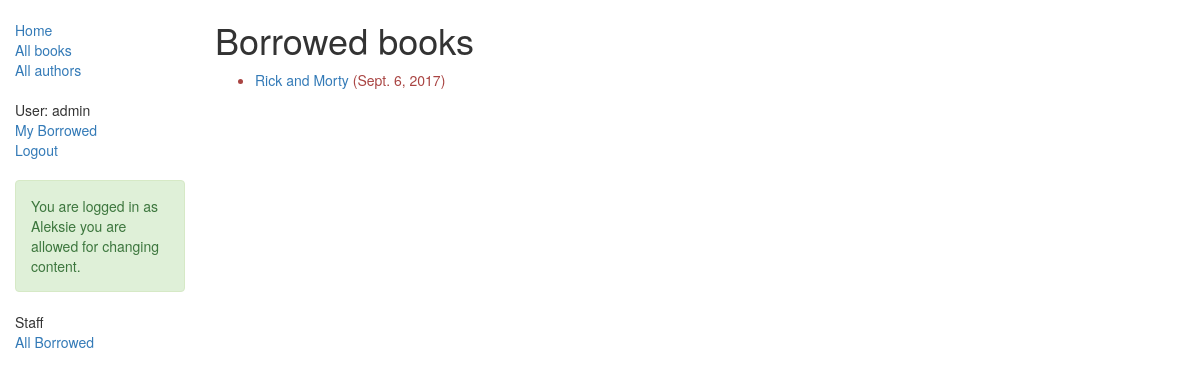
Page /mybooks/ (signed in) on the earlier database version.
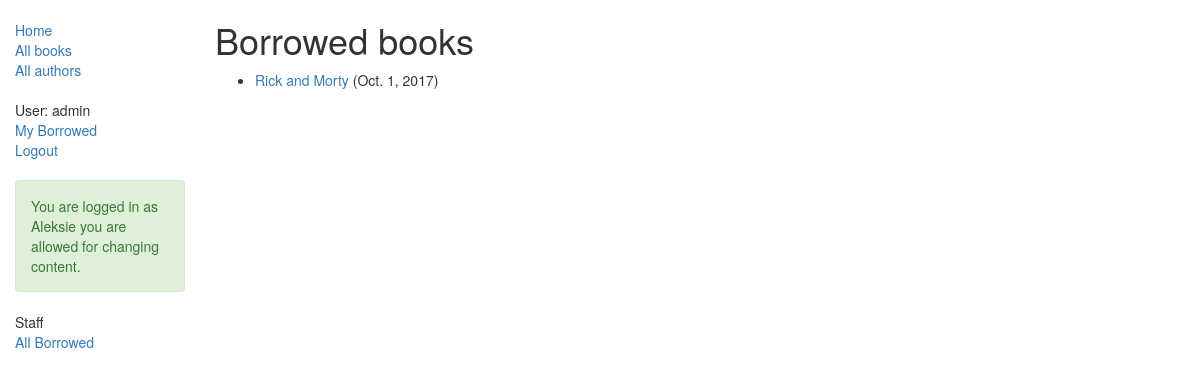
Same page on the later database version.
### catalog/models.py (models this page shows, shortened)
class BookInstance(models.Model):
    id = models.UUIDField(primary_key=True, default=uuid.uuid4, help_text="Unique ID for this particular book across whole library")
    book = models.ForeignKey('Book', on_delete=models.SET_NULL, null=True)
    borrower = models.ForeignKey(User, on_delete=models.SET_NULL, null=True, blank=True)
    imprint = models.CharField(max_length=200)
    due_back = models.DateField(null=True, blank=True)
    LOAN_STATUS = (
        ('m', 'Maintenance'),
        ('o', 'On loan'),
        ('a', 'Available'),
        ('r', 'Reserved'),
    )
    status = models.CharField(max_length=1, choices=LOAN_STATUS, blank=True, default='m', help_text='Book availability')
    class Meta:
        ordering = ["due_back"]
        permissions = (("can_mark_returned", "Set book as returned"),)
    @property
    def is_overdue(self):
        if self.due_back and date.today() > self.due_back:
            return True
        return False

class Book(models.Model):
    title = models.CharField(max_length=200)
    author = models.ForeignKey('Author', on_delete=models.SET_NULL, null=True)
    summary = models.TextField(max_length=1000, help_text="Enter a brief description of the book")
    isbn = models.CharField('ISBN',max_length=13, help_text='13 Character <a href="https://www.isbn-international.org/content/what-isbn">ISBN number</a>')
    genre = models.ManyToManyField(Genre, help_text="Select a genre for this book")
    """
    Creates a string for the Genre. This is required to display genre in Admin.
    """

### catalog/views.py (the view)
# urls.py: url(r'^mybooks/$', views.LoanedBooksByUserListView.as_view(), name='my-borrowed'),
class LoanedBooksByUserListView(LoginRequiredMixin,generic.ListView):
    model = BookInstance
    template_name ='bookinstance_list_borrowed_user.html'
    paginate_by = 10
    def get_queryset(self):
        return BookInstance.objects.filter(borrower=self.request.user).filter(status__exact='o').order_by('due_back')

### catalog/templates/bookinstance_list_borrowed_user.html
{% extends "base_generic.html" %}
{% block content %}
    <h1>Borrowed books</h1>
    {% if bookinstance_list %}
    <ul>
      {% for bookinst in bookinstance_list %}
      <li class="{% if bookinst.is_overdue %}text-danger{% endif %}">
        <a href="{% url 'book-detail' bookinst.book.pk %}">{{bookinst.book.title}}</a> ({{ bookinst.due_back }})
      </li>
      {% endfor %}
    </ul>
    {% else %}
      <p>There are no books borrowed.</p>
    {% endif %}
{% endblock %}

### catalog/templates/base_generic.html (shortened to what this page needs)
<!DOCTYPE html>
<html lang="en">
<head>
  <link rel="stylesheet" href="https://maxcdn.bootstrapcdn.com/bootstrap/3.3.7/css/bootstrap.min.css">
  {% load static %}
  <link rel="stylesheet" href="{% static 'css/styles.css' %}">
</head>
<body>
  <div class="container-fluid">
    <div class="row">
      <div class="col-sm-2">
      {% block sidebar %}
      <ul class="sidebar-nav">
          <li><a href="{% url 'index' %}">Home</a></li>
          <li><a href="{% url 'books' %}">All books</a></li>
          <li><a href="{% url 'authors' %}">All authors</a></li>
          <br>
          {% if user.is_authenticated %}
           <li>User: {{ user.get_username }}</li>
           <li><a href="{% url 'my-borrowed' %}">My Borrowed</a></li>
           <li><a href="{% url 'logout'%}">Logout</a></li>
         {% else %}
           <li><a href="{% url 'login'%}">Login</a></li>
         {% endif %}
         {% if user.is_superuser %}
         <br>
         <div class="alert alert-success" role="alert">
          <p>You are logged in as {{user.first_name}} you are allowed for changing content.</p>
          </div>
          <li>Staff</li>
          <li><a href="{% url 'all-borrowed' %}">All Borrowed</a></li>
        {% endif %}
      </ul>
     {% endblock %}
      </div>
      <div class="col-sm-10 ">
      {% block content %}{% endblock %}
      </div>
    </div>
  </div>
</body>
</html>

### catalog/static/css/styles.css (style rules this page uses)
.sidebar-nav { margin-top: 20px; padding: 0; list-style: none; }

Differences in the rows shown:
changed BookInstance "Rick and Morty": due_back "Sept. 6, 2017" → "Oct. 1, 2017"
